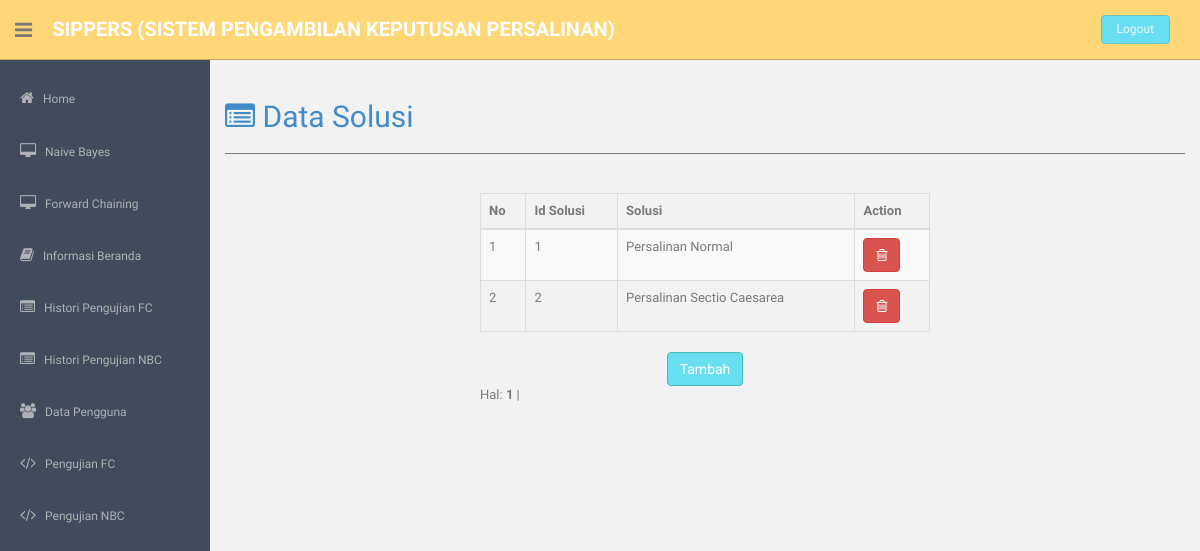
/admin/theme/index.php?page=penyakitfc (signed in), run on the app's committed database.
### tables this page shows
CREATE TABLE `daftar_penyakit` (
  `id_penyakit` int(5) NOT NULL AUTO_INCREMENT,
  `penyakit` varchar(50) NOT NULL,
  PRIMARY KEY (`id_penyakit`)
);

### admin/fc/penyakit/lihat_penyakitfc.php (the view, shortened to what this page needs)
<?php
include "../config/koneksi.php";
include "../config/class_paging.php";
echo"<h2><a  href='?page=penyakitfc'><i class='fa fa-list-alt'></i> Data Solusi</a></h2><hr>";
$p      = new Paging;
$batas  = 10;
$posisi = $p->cariPosisi($batas);
$query=mysqli_query($con,"SELECT * from daftar_penyakit order by id_penyakit  LIMIT $posisi,$batas");
?>
<form method="post" action="?page=input_penyakitfc" class="col-md-6 col-md-offset-3">
<br><table class="table table-bordered table-striped">
    <thead class="cf">
    <tr>
	<th>No</th>
	<th>Id Solusi </th>
	<th>Solusi</th>
	<th colspan='2'>Action</th>
	</tr>
	</thead>
    <tbody>
<?php
$no=$posisi+1;;
while ($hasil=mysqli_fetch_array($query)) {
echo "<tr>
	  <td> $no</td>
	  <td>$hasil[id_penyakit]</td>
	  <td>$hasil[penyakit]</td>
	  <td>
		<a href='?page=hapus_penyakitfc&id=$hasil[id_penyakit]' onclick='return confirm(\"Anda yakin ingin menghapus data ini ?\")'> <button type='button' class='btn btn-danger'> <i class='fa fa-trash-o'></i></button></a>
	  </td>
	  </tr>";
$no++;
}
echo'</table>
<center><button class="btn btn-theme" type="submit" >Tambah</button></center>';
	$jmldata = mysqli_num_rows(mysqli_query($con, "SELECT * FROM daftar_penyakit"));
    $jmlhalaman  = $p->jumlahHalaman($jmldata, $batas);
    $linkHalaman = $p->navHalaman($_GET['halaman'], $jmlhalaman);
echo "<div id=paging>Hal: $linkHalaman</div><br>";
?>

### admin/theme/assets/css/style.css (style rules this page uses)
body { color: #797979; background: #f2f2f2; font-family: 'Ruda', sans-serif; padding: 0px !important; margin: 0px !important; font-size:13px; }
a, a:hover, a:focus { text-decoration: none; outline: none; }
.btn-theme { color: #fff; background-color: #68dff0; border-color: #48bcb4; }
hr { margin-top: 20px; margin-bottom: 20px; border: 0; border-top: 1px solid #797979; }

### data on the page
daftar_penyakit: id_penyakit "1", penyakit "Persalinan Normal"
daftar_penyakit: id_penyakit "2", penyakit "Persalinan Sectio Caesarea"
